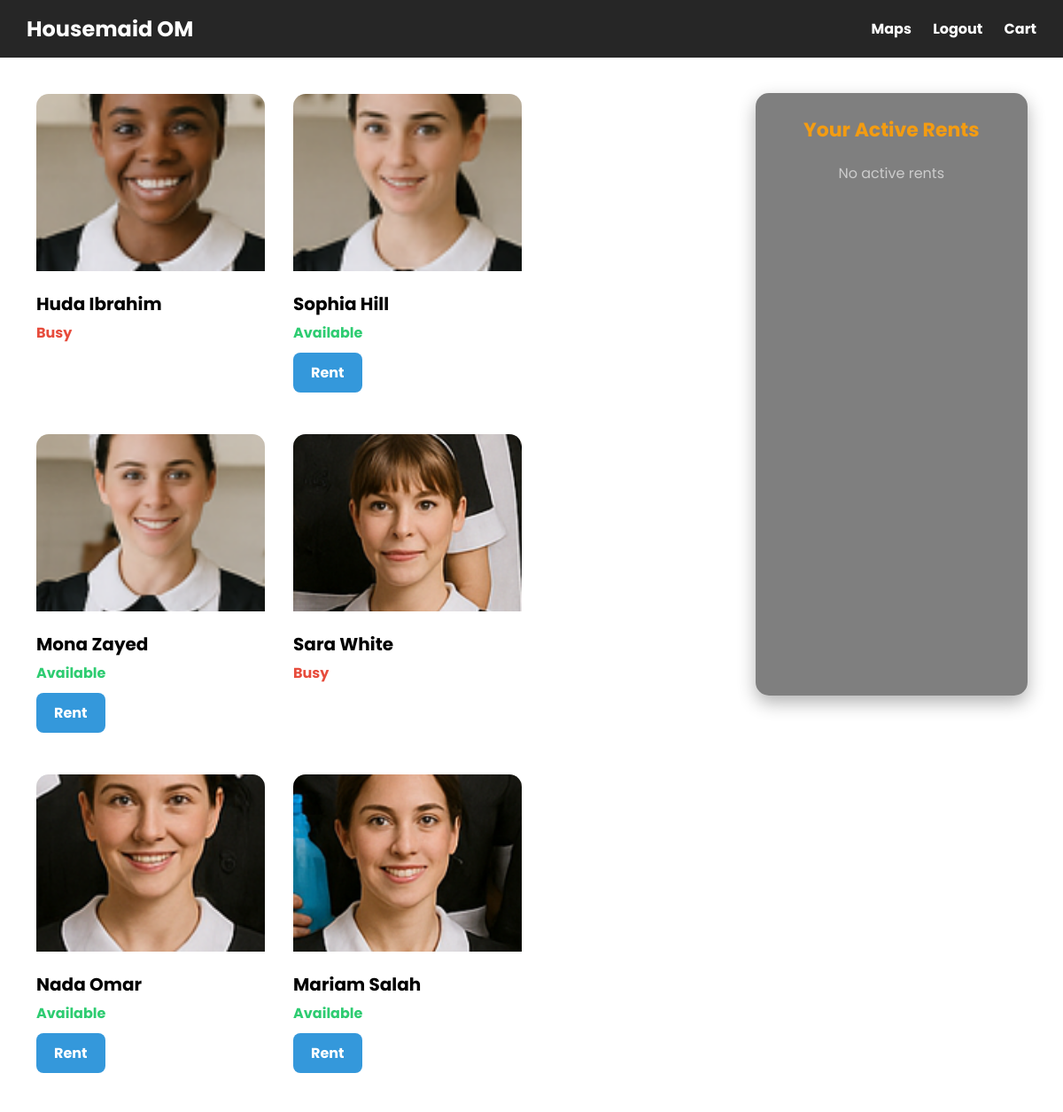
The page /rent.php?place=Muscat (signed in) on the database its author committed.
### tables this page shows
CREATE TABLE housemaid (
    id INT PRIMARY KEY AUTO_INCREMENT,
    hname VARCHAR(500) NOT NULL,
    pass VARCHAR(255) NOT NULL,
    img VARCHAR(500) NOT NULL,
    place VARCHAR(50) NOT NULL,
    status VARCHAR(50) NOT NULL
);

### rent.php (the view, shortened to what this page needs)
<?php
include "condb.php";
$uid = $_SESSION['uid'];
$rented = $conn->prepare("SELECT * FROM rent WHERE uid = ?");
$rented->execute([$uid]);
$rentedRows = $rented->fetchAll(PDO::FETCH_ASSOC);
$maids = [];
if (isset($_GET['place'])) {
    $place = $_GET['place'];
    $stmt = $conn->prepare("SELECT * FROM housemaid WHERE place = ?");
    $stmt->execute([$place]);
    $maids = $stmt->fetchAll(PDO::FETCH_ASSOC);
}
?>
<!DOCTYPE html>
<html lang="en">
<head>
    <link rel="stylesheet" href="https://cdnjs.cloudflare.com/ajax/libs/font-awesome/6.4.2/css/all.min.css">
</head>
<body>
<header>
    <div class="logo">
        <h2>Housemaid OM</h2>
    </div>
    <div class="site-nav">
        <a href="home.php">Maps</a>
        <a href="index.php">Logout</a>
        <a href="cart.php">Cart</a>
    </div>
</header>
<div class="main-content">
    <div class="maids-section">
        <?php
        if (count($maids) > 0) {
            foreach ($maids as $row) {
                $statusClass = strtolower($row['status']);
                echo "
                <div class='maid-card'>
                    <img src='images/{$row['img']}' >
                    <h3 style='color:black;'>{$row['hname']}</h3>
                    <div class='status {$statusClass}'>{$row['status']}</div>";
                if ($row['status'] === 'Available') {
                    echo "<a href='housemaid.php?id={$row['id']}' class='rent-btn'>Rent</a>";
                }
                echo "</div>";
            }
        } else {
            echo "<p style='color:white;'>No housemaids found for this location.</p>";
        }
        ?>
    </div>
    <div class="rents-panel">
        <h2>Your Active Rents</h2>
        <?php
        if (count($rentedRows) > 0) {
            foreach ($rentedRows as $r) {
                echo "
                <div class='rented-item'>
                    <img src='images/{$r['image']}'>
                    <h4>{$r['hname']}</h4>
                    <p>Rent Date: {$r['date']}</p>
                </div>";
            }
        } else {
            echo "<p style='text-align:center; color:#ccc;'>No active rents</p>";
        }
        ?>
    </div>
</div>
</body>
</html>

### rent.php (style rules this page uses)
* { margin: 0; padding: 0; box-sizing: border-box; }
body { font-family: 'Poppins', sans-serif; background: url('images/back.jpg') no-repeat center center fixed; background-size: cover; }
header { background: rgba(0,0,0,0.85); padding: 15px 30px; display: flex; justify-content: space-between; align-items: center; color: #fff; }
.site-nav a { color: white; text-decoration: none; margin-left: 20px; font-weight: bold; font-size: 16px; transition: 0.3s; }
.main-content { display: flex; justify-content: space-between; padding: 40px; gap: 40px; }
.maids-section { flex: 3; display: flex; flex-wrap: wrap; gap: 30px; justify-content: flex-start; }
.maid-card { background: rgba(255, 255, 255, 0.1); backdrop-filter: blur(12px); border: 1px solid rgba(255, 255, 255, 0.2); border-radius: 15px; overflow: hidden; color: white; width: 260px; transition: transform 0.3s ease; }
.maid-card img { width: 100%; height: 200px; object-fit: cover; }
.maid-card h3 { font-size: 20px; margin: 15px 0 5px; }
.maid-card .status { font-size: 16px; font-weight: bold; margin-bottom: 10px; }
.maid-card .status.available { color: #2ecc71; }
.maid-card .status.busy { color: #e74c3c; }
.rent-btn { display: inline-block; background: #3498db; color: white; padding: 10px 20px; border-radius: 8px; text-decoration: none; font-weight: bold; margin-bottom: 15px; transition: background 0.3s; }
.rents-panel { flex: 1; background: rgba(0, 0, 0, 0.5); backdrop-filter: blur(8px); border-radius: 15px; padding: 25px; max-height: 85vh; overflow-y: auto; color: white; box-shadow: 0 8px 20px rgba(0,0,0,0.3); }
.rents-panel h2 { font-size: 22px; color: #f39c12; margin-bottom: 20px; text-align: center; }

### rows shown on the page
housemaid: img (picture), hname "Huda Ibrahim", status "Busy"
housemaid: img (picture), hname "Sophia Hill", status "Available"
housemaid: img (picture), hname "Mona Zayed", status "Available"
housemaid: img (picture), hname "Sara White", status "Busy"
housemaid: img (picture), hname "Nada Omar", status "Available"
housemaid: img (picture), hname "Mariam Salah", status "Available"
